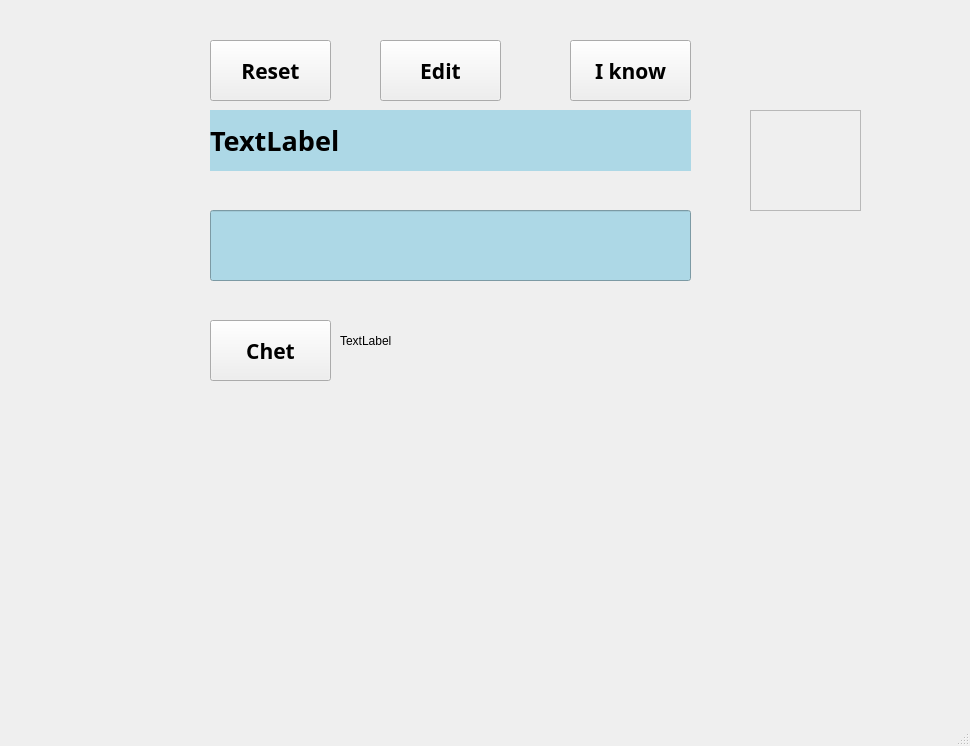
<?xml version="1.0" encoding="UTF-8"?>
<ui version="4.0">
 <class>MainWindow</class>
 <widget class="QMainWindow" name="MainWindow">
  <property name="geometry">
   <rect>
    <x>0</x>
    <y>0</y>
    <width>970</width>
    <height>746</height>
   </rect>
  </property>
  <property name="windowTitle">
   <string>MainWindow</string>
  </property>
  <property name="styleSheet">
   <string notr="true"/>
  </property>
  <widget class="QWidget" name="centralwidget">
   <widget class="QLabel" name="label">
    <property name="geometry">
     <rect>
      <x>210</x>
      <y>110</y>
      <width>481</width>
      <height>61</height>
     </rect>
    </property>
    <property name="font">
     <font>
      <family>Rockwell Extra Bold</family>
      <pointsize>20</pointsize>
      <weight>75</weight>
      <bold>true</bold>
     </font>
    </property>
    <property name="styleSheet">
     <string notr="true">background-color: lightblue; /* Azul claro */
</string>
    </property>
    <property name="text">
     <string>TextLabel</string>
    </property>
   </widget>
   <widget class="QPushButton" name="pushButton_3">
    <property name="geometry">
     <rect>
      <x>570</x>
      <y>40</y>
      <width>121</width>
      <height>61</height>
     </rect>
    </property>
    <property name="font">
     <font>
      <family>Rockwell Extra Bold</family>
      <pointsize>16</pointsize>
      <weight>75</weight>
      <bold>true</bold>
     </font>
    </property>
    <property name="text">
     <string>I know</string>
    </property>
   </widget>
   <widget class="QFrame" name="frame">
    <property name="geometry">
     <rect>
      <x>750</x>
      <y>110</y>
      <width>111</width>
      <height>101</height>
     </rect>
    </property>
    <property name="frameShape">
     <enum>QFrame::StyledPanel</enum>
    </property>
    <property name="frameShadow">
     <enum>QFrame::Raised</enum>
    </property>
   </widget>
   <widget class="QLineEdit" name="lineEdit">
    <property name="geometry">
     <rect>
      <x>210</x>
      <y>210</y>
      <width>481</width>
      <height>71</height>
     </rect>
    </property>
    <property name="font">
     <font>
      <family>Rockwell Extra Bold</family>
      <pointsize>20</pointsize>
      <weight>75</weight>
      <bold>true</bold>
     </font>
    </property>
    <property name="styleSheet">
     <string notr="true">background-color: lightblue; /* Azul claro */
</string>
    </property>
    <property name="text">
     <string/>
    </property>
   </widget>
   <widget class="QLabel" name="label_2">
    <property name="geometry">
     <rect>
      <x>-10</x>
      <y>-40</y>
      <width>981</width>
      <height>771</height>
     </rect>
    </property>
    <property name="text">
     <string/>
    </property>
    <property name="pixmap">
     <pixmap>download (1).jpg</pixmap>
    </property>
    <property name="scaledContents">
     <bool>true</bool>
    </property>
   </widget>
   <widget class="QPushButton" name="pushButton_4">
    <property name="geometry">
     <rect>
      <x>380</x>
      <y>40</y>
      <width>121</width>
      <height>61</height>
     </rect>
    </property>
    <property name="font">
     <font>
      <family>Rockwell Extra Bold</family>
      <pointsize>16</pointsize>
      <weight>75</weight>
      <bold>true</bold>
     </font>
    </property>
    <property name="text">
     <string>Edit</string>
    </property>
   </widget>
   <widget class="QPushButton" name="pushButton_5">
    <property name="geometry">
     <rect>
      <x>210</x>
      <y>40</y>
      <width>121</width>
      <height>61</height>
     </rect>
    </property>
    <property name="font">
     <font>
      <family>Rockwell Extra Bold</family>
      <pointsize>16</pointsize>
      <weight>75</weight>
      <bold>true</bold>
     </font>
    </property>
    <property name="text">
     <string>Reset</string>
    </property>
   </widget>
   <widget class="QPushButton" name="pushButton_6">
    <property name="geometry">
     <rect>
      <x>210</x>
      <y>320</y>
      <width>121</width>
      <height>61</height>
     </rect>
    </property>
    <property name="font">
     <font>
      <family>Rockwell Extra Bold</family>
      <pointsize>16</pointsize>
      <weight>75</weight>
      <bold>true</bold>
     </font>
    </property>
    <property name="text">
     <string>Chet</string>
    </property>
   </widget>
   <widget class="QLabel" name="label_Chet">
    <property name="geometry">
     <rect>
      <x>340</x>
      <y>320</y>
      <width>351</width>
      <height>41</height>
     </rect>
    </property>
    <property name="text">
     <string>TextLabel</string>
    </property>
   </widget>
   <zorder>label_2</zorder>
   <zorder>label</zorder>
   <zorder>pushButton_3</zorder>
   <zorder>frame</zorder>
   <zorder>lineEdit</zorder>
   <zorder>pushButton_4</zorder>
   <zorder>pushButton_5</zorder>
   <zorder>pushButton_6</zorder>
   <zorder>label_Chet</zorder>
  </widget>
  <widget class="QMenuBar" name="menubar">
   <property name="geometry">
    <rect>
     <x>0</x>
     <y>0</y>
     <width>970</width>
     <height>26</height>
    </rect>
   </property>
  </widget>
  <widget class="QStatusBar" name="statusbar"/>
 </widget>
 <resources/>
 <connections/>
</ui>
